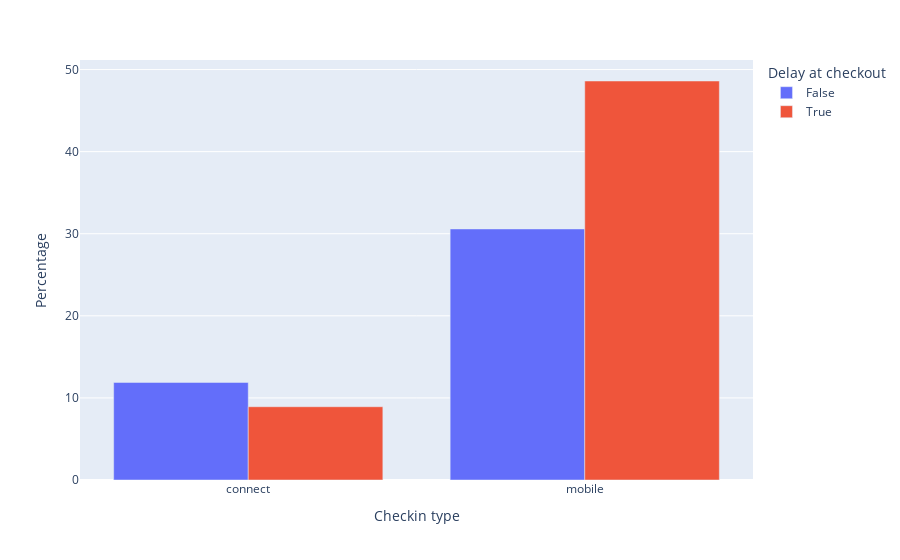

The notebook cell saved with this chart:
### Code cell
df_delay_habit = df_delay[df_delay["delay_checkout_interval"]!="NA"].groupby(["delay_at_checkout", "checkin_type"]).size().reset_index(name="count")
df_delay_habit["percentage"] = compute_percentage(df_delay_habit["count"])

fig_2 = px.bar(
    data_frame=df_delay_habit,
    x="checkin_type",
    y="percentage",
    color="delay_at_checkout",
    labels={
        "checkin_type": "Checkin type",
        "percentage": "Percentage",
        "delay_at_checkout": "Delay at checkout"
    },
    barmode="group"
)

fig_2.show()

### Figure 1 — Plotly figure (JSON) as saved in the notebook; plotly's stock layout.template omitted (floating-point values rounded to 4 significant figures)
{"data": [{"alignmentgroup": "True", "hovertemplate": "Delay at checkout=False<br>Checkin type=%{x}<br>Percentage=%{y}<extra></extra>", "legendgroup": "False", "marker": {"color": "#636efa", "pattern": {"shape": ""}}, "name": "False", "offsetgroup": "False", "orientation": "v", "showlegend": true, "textposition": "auto", "type": "bar", "x": ["connect", "mobile"], "xaxis": "x", "y": [11.89, 30.58], "yaxis": "y"}, {"alignmentgroup": "True", "hovertemplate": "Delay at checkout=True<br>Checkin type=%{x}<br>Percentage=%{y}<extra></extra>", "legendgroup": "True", "marker": {"color": "#EF553B", "pattern": {"shape": ""}}, "name": "True", "offsetgroup": "True", "orientation": "v", "showlegend": true, "textposition": "auto", "type": "bar", "x": ["connect", "mobile"], "xaxis": "x", "y": [8.926, 48.61], "yaxis": "y"}], "layout": {"barmode": "group", "legend": {"title": {"text": "Delay at checkout"}, "tracegroupgap": 0}, "margin": {"t": 60}, "xaxis": {"anchor": "y", "domain": [0, 1], "title": {"text": "Checkin type"}}, "yaxis": {"anchor": "x", "domain": [0, 1], "title": {"text": "Percentage"}}}}
